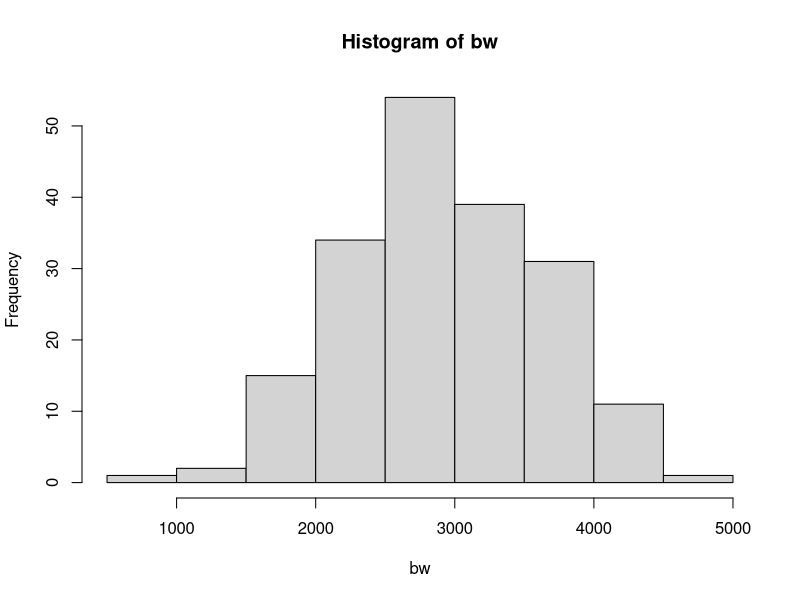
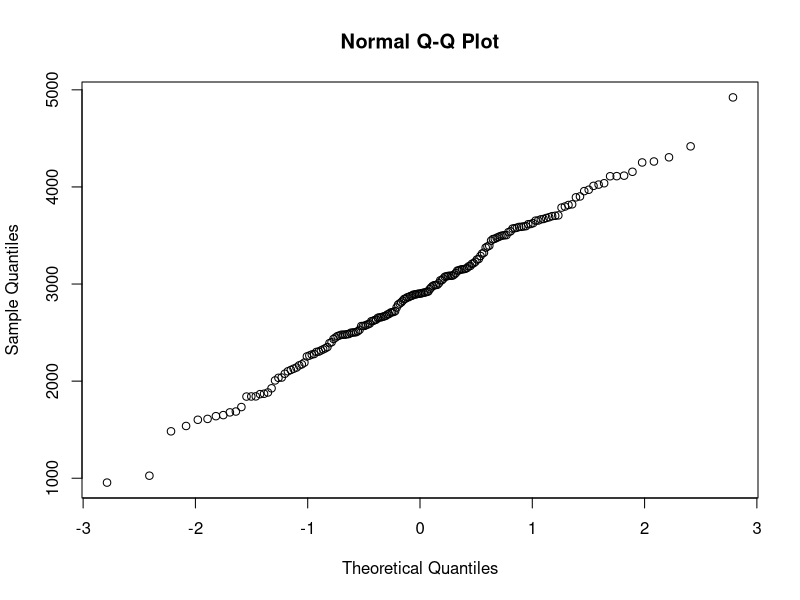
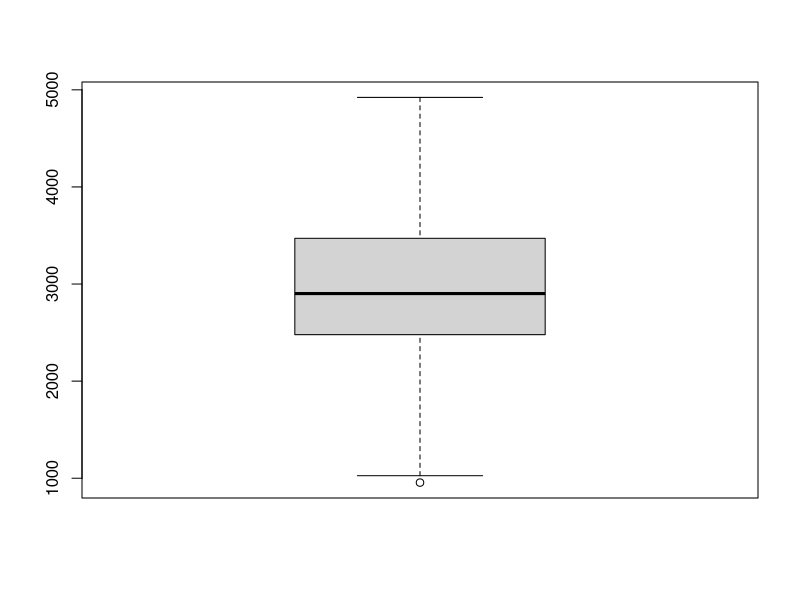
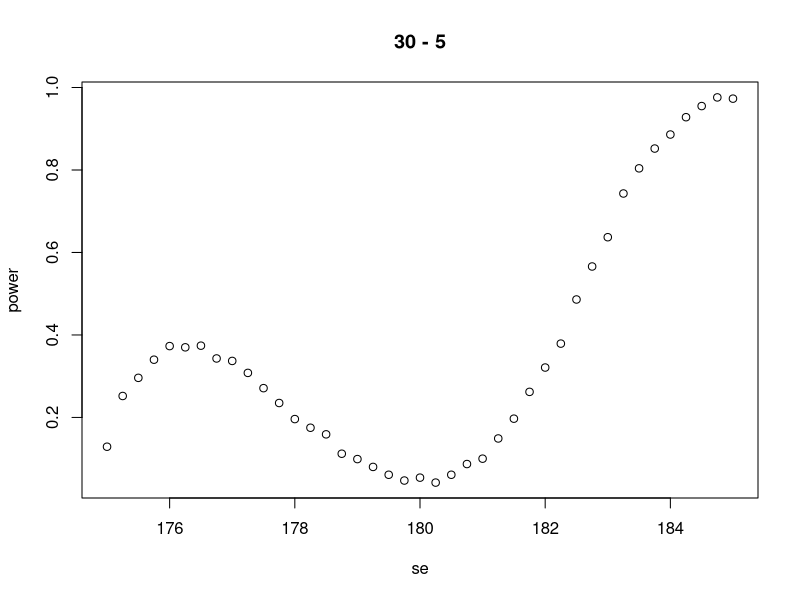
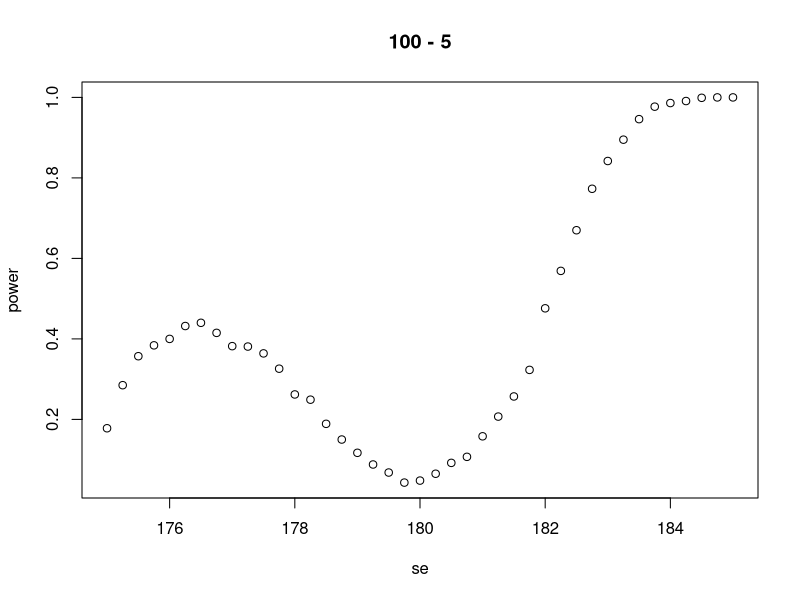
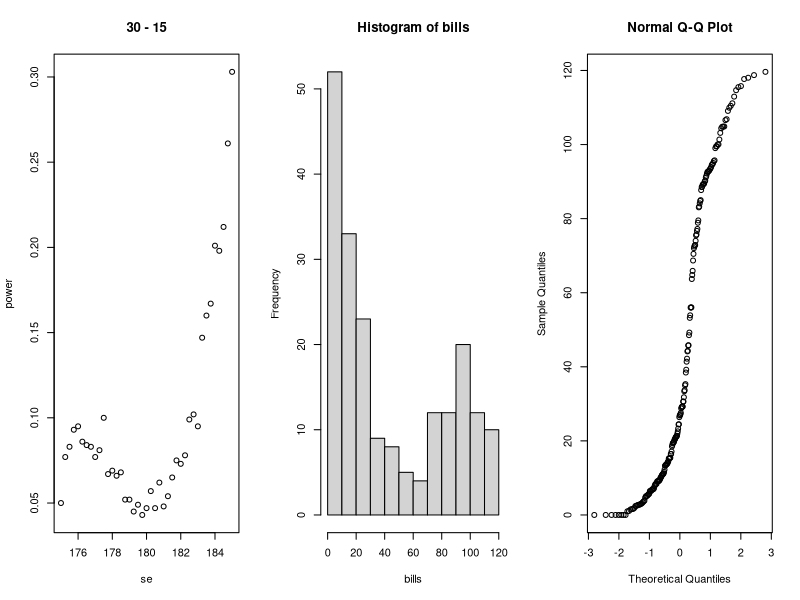
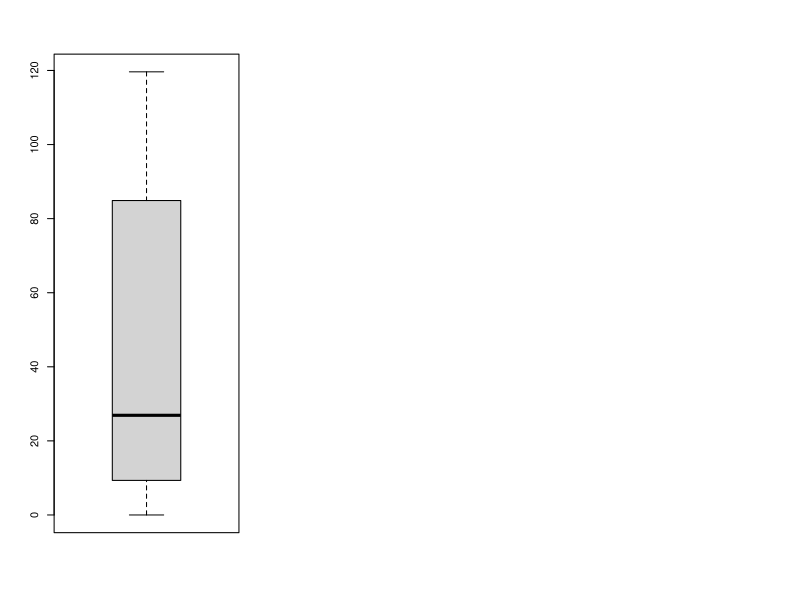

Write R code to recreate these figures, in order.
library(tidyverse)
library(rstudioapi) 

##################################### Exercise 1 #####################################
#setwd("C:/Users/KGulp/oneDrive/Documenten/Computational Science/Experimental design and data analysis/R_data")
setwd(dirname(getActiveDocumentContext()$path))
getwd()
data=read.table(file="data/birthweight.txt",header=TRUE)

bw = data$birthweight
hist(bw)
qqnorm(bw)
boxplot(bw)
shapiro.test(bw)
m = mean(bw)
s = sd(bw)
n = length(bw)
error = qnorm(0.95)*s/sqrt(n)
error
ci = c(m-error, m+error)
ci

m_2800 = numeric(length(bw))

for (i in 1:length(bw)){m_2800[i] = 2800}
m_2800
t.test(bw,m_2800, alternative = "greater", conf.level = 0.95)
#################################### Exercise 2 #######################################

###################################2a############################################
n = 30
m = 30
mu = 180
nu = 175
sd = 5
x = rnorm(n,mu,sd)
y = rnorm(n,nu,sd)

t.test(x, y)

p = numeric(1000)

se = seq(175,185,by=0.25)
power = numeric(length(se))



for (n in  1:length(se)){
  for (i in 1:1000){
    nu = se[n]
    x=rnorm(n,mu,sd); y=rnorm(m,nu,sd)
    p[i] = t.test(x,y,var.equal=TRUE)[[3]]
  }
  power[n] = mean(p<0.05)
}
p

length(power)
length(se)
plot(se,power, main="30 - 5")

########################################## 2b ###############################
n = 100
m = 100
mu = 180
nu = 175
sd = 5
x = rnorm(n,mu,sd)
y = rnorm(n,nu,sd)

t.test(x, y)

p = numeric(1000)

se = seq(175,185,by=0.25)
power = numeric(length(se))
help(seq)


for (n in  1:length(se)){
  for (i in 1:1000){
    nu = se[n]
    x=rnorm(n,mu,sd); y=rnorm(m,nu,sd)
    p[i] = t.test(x,y,var.equal=TRUE)[[3]]
  }
  power[n] = mean(p<0.05)
}
p

length(power)
length(se)
plot(se,power, main = "100 - 5")

############################### 2c ################################
par(mfrow=c(1,3))
########################################## 2b ###############################
n = 30
m = 30
mu = 180
nu = 175
sd = 15
x = rnorm(n,mu,sd)
y = rnorm(n,nu,sd)

t.test(x, y)

p = numeric(1000)

se = seq(175,185,by=0.25)
power = numeric(length(se))


# We  now  study  thep-value  and  thepower functionof  thet-test.   The  power  function  gives,  for  everygiven set of parameters (n,m,??,??,sd), the probability that thet-test rejects the null hypothesis. 
for (n in  1:length(se)){
  for (i in 1:1000){
    nu = se[n]
    x=rnorm(n,mu,sd); y=rnorm(m,nu,sd)
    p[i] = t.test(x,y,var.equal=TRUE)[[3]]
  }
  power[n] = mean(p<0.05)
}
p

length(power)
length(se)
plot(se,power, main = "30 - 15")

######################## exercise 3 #############################################

data=read.table(file="telephone.txt",header=TRUE)
data
bills = data$Bills
bills
hist(bills)
qqnorm(bills)
boxplot(bills)
